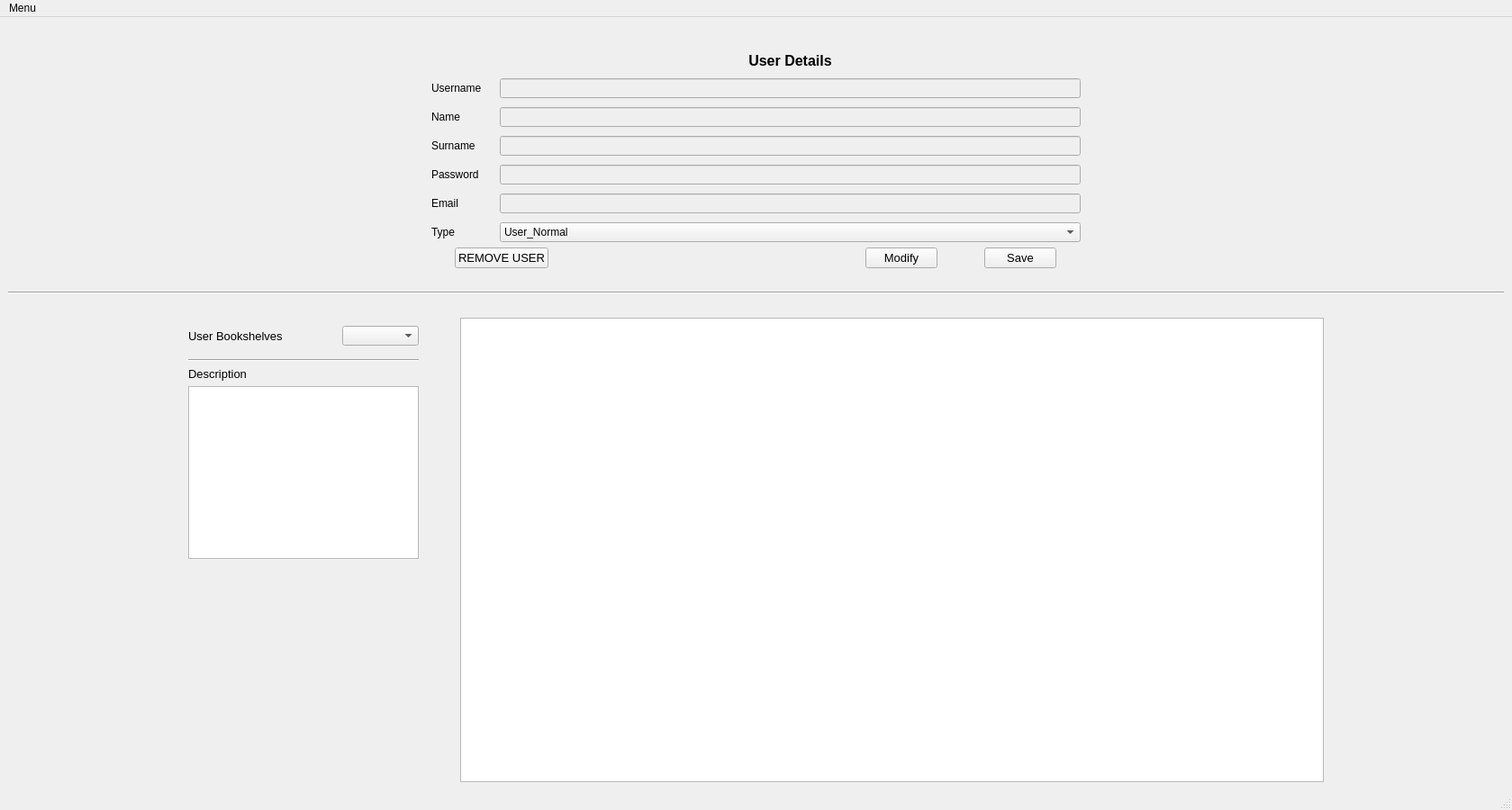
<?xml version="1.0" encoding="UTF-8"?>
<ui version="4.0">
 <class>Admin_UserInfo</class>
 <widget class="QMainWindow" name="Admin_UserInfo">
  <property name="geometry">
   <rect>
    <x>0</x>
    <y>0</y>
    <width>1679</width>
    <height>900</height>
   </rect>
  </property>
  <property name="sizePolicy">
   <sizepolicy hsizetype="Preferred" vsizetype="Preferred">
    <horstretch>0</horstretch>
    <verstretch>0</verstretch>
   </sizepolicy>
  </property>
  <property name="windowTitle">
   <string>MainWindow</string>
  </property>
  <widget class="QWidget" name="centralwidget">
   <layout class="QVBoxLayout" name="verticalLayout_4">
    <item>
     <layout class="QHBoxLayout" name="horizontalLayout_5">
      <item>
       <spacer name="horizontalSpacer">
        <property name="orientation">
         <enum>Qt::Horizontal</enum>
        </property>
        <property name="sizeType">
         <enum>QSizePolicy::Minimum</enum>
        </property>
        <property name="sizeHint" stdset="0">
         <size>
          <width>450</width>
          <height>20</height>
         </size>
        </property>
       </spacer>
      </item>
      <item>
       <layout class="QVBoxLayout" name="verticalLayout">
        <item>
         <layout class="QFormLayout" name="formLayout">
          <property name="fieldGrowthPolicy">
           <enum>QFormLayout::AllNonFixedFieldsGrow</enum>
          </property>
          <property name="rowWrapPolicy">
           <enum>QFormLayout::WrapLongRows</enum>
          </property>
          <property name="horizontalSpacing">
           <number>20</number>
          </property>
          <property name="verticalSpacing">
           <number>10</number>
          </property>
          <property name="leftMargin">
           <number>20</number>
          </property>
          <property name="topMargin">
           <number>30</number>
          </property>
          <property name="rightMargin">
           <number>20</number>
          </property>
          <property name="bottomMargin">
           <number>0</number>
          </property>
          <item row="0" column="1">
           <widget class="QLabel" name="user_details">
            <property name="sizePolicy">
             <sizepolicy hsizetype="Expanding" vsizetype="Preferred">
              <horstretch>0</horstretch>
              <verstretch>0</verstretch>
             </sizepolicy>
            </property>
            <property name="font">
             <font>
              <pointsize>12</pointsize>
              <weight>75</weight>
              <bold>true</bold>
             </font>
            </property>
            <property name="layoutDirection">
             <enum>Qt::LeftToRight</enum>
            </property>
            <property name="autoFillBackground">
             <bool>false</bool>
            </property>
            <property name="text">
             <string>User Details</string>
            </property>
            <property name="alignment">
             <set>Qt::AlignCenter</set>
            </property>
           </widget>
          </item>
          <item row="1" column="0">
           <widget class="QLabel" name="usernameLabel">
            <property name="text">
             <string>Username</string>
            </property>
           </widget>
          </item>
          <item row="1" column="1">
           <widget class="QLineEdit" name="usernameLineEdit">
            <property name="enabled">
             <bool>false</bool>
            </property>
           </widget>
          </item>
          <item row="2" column="0">
           <widget class="QLabel" name="nameLabel">
            <property name="text">
             <string>Name</string>
            </property>
           </widget>
          </item>
          <item row="2" column="1">
           <widget class="QLineEdit" name="nameLineEdit">
            <property name="enabled">
             <bool>false</bool>
            </property>
           </widget>
          </item>
          <item row="3" column="0">
           <widget class="QLabel" name="surnameLabel">
            <property name="text">
             <string>Surname</string>
            </property>
           </widget>
          </item>
          <item row="3" column="1">
           <widget class="QLineEdit" name="surnameLineEdit">
            <property name="enabled">
             <bool>false</bool>
            </property>
           </widget>
          </item>
          <item row="4" column="0">
           <widget class="QLabel" name="passwordLabel">
            <property name="text">
             <string>Password</string>
            </property>
           </widget>
          </item>
          <item row="4" column="1">
           <widget class="QLineEdit" name="passwordLineEdit">
            <property name="enabled">
             <bool>false</bool>
            </property>
           </widget>
          </item>
          <item row="5" column="0">
           <widget class="QLabel" name="emailLabel">
            <property name="text">
             <string>Email</string>
            </property>
           </widget>
          </item>
          <item row="5" column="1">
           <widget class="QLineEdit" name="emailLineEdit">
            <property name="enabled">
             <bool>false</bool>
            </property>
           </widget>
          </item>
          <item row="6" column="0">
           <widget class="QLabel" name="typeLabel">
            <property name="text">
             <string>Type</string>
            </property>
           </widget>
          </item>
          <item row="6" column="1">
           <widget class="QComboBox" name="typeComboBox">
            <item>
             <property name="text">
              <string>User_Normal</string>
             </property>
            </item>
            <item>
             <property name="text">
              <string>User_Pro</string>
             </property>
            </item>
            <item>
             <property name="text">
              <string>Moderator</string>
             </property>
            </item>
           </widget>
          </item>
         </layout>
        </item>
        <item>
         <layout class="QHBoxLayout" name="horizontalLayout">
          <item>
           <spacer name="horizontalSpacer_9">
            <property name="orientation">
             <enum>Qt::Horizontal</enum>
            </property>
            <property name="sizeType">
             <enum>QSizePolicy::Fixed</enum>
            </property>
            <property name="sizeHint" stdset="0">
             <size>
              <width>40</width>
              <height>20</height>
             </size>
            </property>
           </spacer>
          </item>
          <item>
           <widget class="QPushButton" name="removeUser">
            <property name="sizePolicy">
             <sizepolicy hsizetype="Fixed" vsizetype="Fixed">
              <horstretch>0</horstretch>
              <verstretch>0</verstretch>
             </sizepolicy>
            </property>
            <property name="font">
             <font>
              <pointsize>10</pointsize>
             </font>
            </property>
            <property name="text">
             <string>REMOVE USER</string>
            </property>
           </widget>
          </item>
          <item>
           <spacer name="horizontalSpacer_7">
            <property name="orientation">
             <enum>Qt::Horizontal</enum>
            </property>
            <property name="sizeType">
             <enum>QSizePolicy::Fixed</enum>
            </property>
            <property name="sizeHint" stdset="0">
             <size>
              <width>340</width>
              <height>20</height>
             </size>
            </property>
           </spacer>
          </item>
          <item>
           <widget class="QPushButton" name="ModifyButton">
            <property name="enabled">
             <bool>true</bool>
            </property>
            <property name="sizePolicy">
             <sizepolicy hsizetype="Maximum" vsizetype="Maximum">
              <horstretch>0</horstretch>
              <verstretch>0</verstretch>
             </sizepolicy>
            </property>
            <property name="font">
             <font>
              <pointsize>10</pointsize>
              <weight>50</weight>
              <italic>false</italic>
              <bold>false</bold>
              <underline>false</underline>
              <strikeout>false</strikeout>
              <kerning>true</kerning>
             </font>
            </property>
            <property name="cursor">
             <cursorShape>PointingHandCursor</cursorShape>
            </property>
            <property name="layoutDirection">
             <enum>Qt::LeftToRight</enum>
            </property>
            <property name="inputMethodHints">
             <set>Qt::ImhNone</set>
            </property>
            <property name="text">
             <string>Modify</string>
            </property>
            <property name="checkable">
             <bool>false</bool>
            </property>
            <property name="default">
             <bool>false</bool>
            </property>
            <property name="flat">
             <bool>false</bool>
            </property>
           </widget>
          </item>
          <item>
           <spacer name="horizontalSpacer_8">
            <property name="orientation">
             <enum>Qt::Horizontal</enum>
            </property>
            <property name="sizeType">
             <enum>QSizePolicy::Fixed</enum>
            </property>
            <property name="sizeHint" stdset="0">
             <size>
              <width>40</width>
              <height>20</height>
             </size>
            </property>
           </spacer>
          </item>
          <item>
           <widget class="QPushButton" name="saveButton">
            <property name="sizePolicy">
             <sizepolicy hsizetype="Fixed" vsizetype="Fixed">
              <horstretch>0</horstretch>
              <verstretch>0</verstretch>
             </sizepolicy>
            </property>
            <property name="font">
             <font>
              <pointsize>10</pointsize>
             </font>
            </property>
            <property name="text">
             <string>Save</string>
            </property>
           </widget>
          </item>
          <item>
           <spacer name="horizontalSpacer_10">
            <property name="orientation">
             <enum>Qt::Horizontal</enum>
            </property>
            <property name="sizeType">
             <enum>QSizePolicy::Fixed</enum>
            </property>
            <property name="sizeHint" stdset="0">
             <size>
              <width>40</width>
              <height>20</height>
             </size>
            </property>
           </spacer>
          </item>
         </layout>
        </item>
       </layout>
      </item>
      <item>
       <spacer name="horizontalSpacer_2">
        <property name="orientation">
         <enum>Qt::Horizontal</enum>
        </property>
        <property name="sizeType">
         <enum>QSizePolicy::Minimum</enum>
        </property>
        <property name="sizeHint" stdset="0">
         <size>
          <width>450</width>
          <height>20</height>
         </size>
        </property>
       </spacer>
      </item>
     </layout>
    </item>
    <item>
     <spacer name="verticalSpacer_4">
      <property name="orientation">
       <enum>Qt::Vertical</enum>
      </property>
      <property name="sizeType">
       <enum>QSizePolicy::Fixed</enum>
      </property>
      <property name="sizeHint" stdset="0">
       <size>
        <width>20</width>
        <height>20</height>
       </size>
      </property>
     </spacer>
    </item>
    <item>
     <widget class="Line" name="line">
      <property name="orientation">
       <enum>Qt::Horizontal</enum>
      </property>
     </widget>
    </item>
    <item>
     <spacer name="verticalSpacer_2">
      <property name="orientation">
       <enum>Qt::Vertical</enum>
      </property>
      <property name="sizeType">
       <enum>QSizePolicy::Fixed</enum>
      </property>
      <property name="sizeHint" stdset="0">
       <size>
        <width>20</width>
        <height>20</height>
       </size>
      </property>
     </spacer>
    </item>
    <item>
     <layout class="QHBoxLayout" name="horizontalLayout_6">
      <item>
       <spacer name="horizontalSpacer_5">
        <property name="orientation">
         <enum>Qt::Horizontal</enum>
        </property>
        <property name="sizeType">
         <enum>QSizePolicy::Fixed</enum>
        </property>
        <property name="sizeHint" stdset="0">
         <size>
          <width>200</width>
          <height>20</height>
         </size>
        </property>
       </spacer>
      </item>
      <item>
       <layout class="QHBoxLayout" name="horizontalLayout_4">
        <item>
         <layout class="QVBoxLayout" name="verticalLayout_3">
          <item>
           <layout class="QHBoxLayout" name="horizontalLayout_3">
            <item>
             <widget class="QLabel" name="Bookshelves_Label">
              <property name="font">
               <font>
                <pointsize>10</pointsize>
               </font>
              </property>
              <property name="text">
               <string>User Bookshelves</string>
              </property>
             </widget>
            </item>
            <item>
             <spacer name="verticalSpacer_3">
              <property name="orientation">
               <enum>Qt::Vertical</enum>
              </property>
              <property name="sizeType">
               <enum>QSizePolicy::Fixed</enum>
              </property>
              <property name="sizeHint" stdset="0">
               <size>
                <width>20</width>
                <height>40</height>
               </size>
              </property>
             </spacer>
            </item>
            <item>
             <spacer name="horizontalSpacer_3">
              <property name="orientation">
               <enum>Qt::Horizontal</enum>
              </property>
              <property name="sizeType">
               <enum>QSizePolicy::Fixed</enum>
              </property>
              <property name="sizeHint" stdset="0">
               <size>
                <width>40</width>
                <height>20</height>
               </size>
              </property>
             </spacer>
            </item>
            <item>
             <widget class="QComboBox" name="bookshelves_list"/>
            </item>
           </layout>
          </item>
          <item>
           <widget class="Line" name="line_2">
            <property name="orientation">
             <enum>Qt::Horizontal</enum>
            </property>
           </widget>
          </item>
          <item>
           <widget class="QLabel" name="label">
            <property name="font">
             <font>
              <pointsize>10</pointsize>
             </font>
            </property>
            <property name="text">
             <string>Description</string>
            </property>
            <property name="alignment">
             <set>Qt::AlignLeading|Qt::AlignLeft|Qt::AlignVCenter</set>
            </property>
           </widget>
          </item>
          <item>
           <widget class="QTextBrowser" name="description_text">
            <property name="sizePolicy">
             <sizepolicy hsizetype="Fixed" vsizetype="Fixed">
              <horstretch>0</horstretch>
              <verstretch>0</verstretch>
             </sizepolicy>
            </property>
           </widget>
          </item>
          <item>
           <spacer name="verticalSpacer">
            <property name="orientation">
             <enum>Qt::Vertical</enum>
            </property>
            <property name="sizeHint" stdset="0">
             <size>
              <width>20</width>
              <height>40</height>
             </size>
            </property>
           </spacer>
          </item>
         </layout>
        </item>
        <item>
         <spacer name="horizontalSpacer_4">
          <property name="orientation">
           <enum>Qt::Horizontal</enum>
          </property>
          <property name="sizeType">
           <enum>QSizePolicy::Fixed</enum>
          </property>
          <property name="sizeHint" stdset="0">
           <size>
            <width>40</width>
            <height>20</height>
           </size>
          </property>
         </spacer>
        </item>
        <item>
         <widget class="QTableWidget" name="bookshelves_table">
          <property name="font">
           <font>
            <pointsize>10</pointsize>
           </font>
          </property>
          <property name="editTriggers">
           <set>QAbstractItemView::NoEditTriggers</set>
          </property>
          <property name="dragDropOverwriteMode">
           <bool>false</bool>
          </property>
          <attribute name="horizontalHeaderDefaultSectionSize">
           <number>200</number>
          </attribute>
          <attribute name="horizontalHeaderMinimumSectionSize">
           <number>2</number>
          </attribute>
          <attribute name="horizontalHeaderStretchLastSection">
           <bool>false</bool>
          </attribute>
          <attribute name="verticalHeaderVisible">
           <bool>false</bool>
          </attribute>
         </widget>
        </item>
       </layout>
      </item>
      <item>
       <spacer name="horizontalSpacer_6">
        <property name="orientation">
         <enum>Qt::Horizontal</enum>
        </property>
        <property name="sizeType">
         <enum>QSizePolicy::Fixed</enum>
        </property>
        <property name="sizeHint" stdset="0">
         <size>
          <width>200</width>
          <height>20</height>
         </size>
        </property>
       </spacer>
      </item>
     </layout>
    </item>
   </layout>
  </widget>
  <widget class="QMenuBar" name="menubar">
   <property name="geometry">
    <rect>
     <x>0</x>
     <y>0</y>
     <width>1679</width>
     <height>17</height>
    </rect>
   </property>
   <widget class="QMenu" name="menuMenu">
    <property name="title">
     <string>Menu</string>
    </property>
    <addaction name="separator"/>
    <addaction name="actionQuit"/>
   </widget>
   <addaction name="menuMenu"/>
  </widget>
  <widget class="QStatusBar" name="statusbar"/>
  <action name="actionQuit">
   <property name="text">
    <string>Quit</string>
   </property>
  </action>
  <action name="actionAdd_User">
   <property name="text">
    <string>Add User</string>
   </property>
  </action>
 </widget>
 <resources/>
 <connections/>
</ui>
